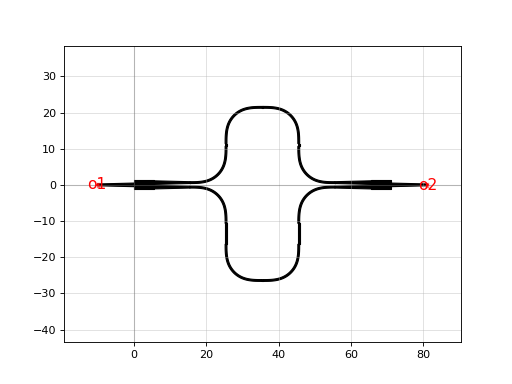

This chart was generated by the following Python code:
import gdsfactory as gf

c = gf.components.mzi_arms(delta_length=10.0, length_y=0.8, length_x=0.1, with_splitter=True, delta_yright=0)
c.plot()
